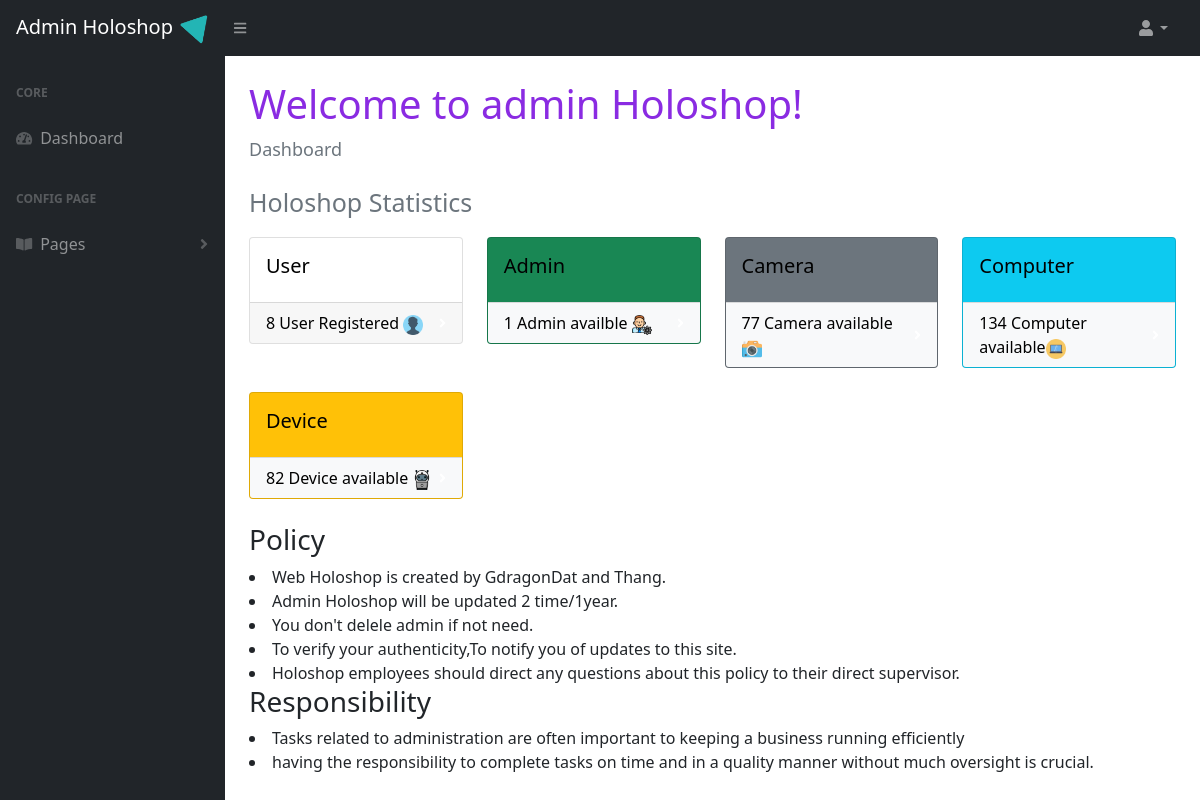
The app's page /admin/index.php with its own data.
### tables this page shows
CREATE TABLE `btl_user` (
  `id` int(11) NOT NULL,
  `role` enum('user','admin') NOT NULL,
  `username` varchar(100) NOT NULL,
  `password` varchar(150) NOT NULL,
  `name` varchar(200) NOT NULL
);

CREATE TABLE `product1` (
  `id` int(11) NOT NULL,
  `name` varchar(255) NOT NULL,
  `date` int(11) NOT NULL,
  `maxreso` int(11) NOT NULL,
  `lowreso` int(11) NOT NULL,
  `pixel` int(11) NOT NULL,
  `zwide` int(11) NOT NULL,
  `ztele` int(11) NOT NULL,
  `macro` int(11) NOT NULL,
  `w` int(11) NOT NULL,
  `pr` int(11) NOT NULL,
  `type` int(11) NOT NULL,
  `img` varchar(255) NOT NULL
);

CREATE TABLE `product2` (
  `id` int(11) NOT NULL,
  `brand` varchar(255) NOT NULL,
  `name` varchar(255) NOT NULL,
  `category` varchar(255) NOT NULL,
  `ss` varchar(255) NOT NULL,
  `s` varchar(255) NOT NULL,
  `cpu` varchar(255) NOT NULL,
  `ram` varchar(255) NOT NULL,
  `storage` varchar(255) NOT NULL,
  `gpu` varchar(255) NOT NULL,
  `w` varchar(255) NOT NULL,
  `price` int(255) NOT NULL,
  `img` varchar(255) NOT NULL
);

### admin/include/home.php (the view, shortened to what this page needs)
<div id="layoutSidenav_content">
                <main>
                    <div class="container-fluid px-4">
                        <h1 class="mt-4" style="color: blueviolet;">Welcome to admin Holoshop!</h1>
                        <ol class="breadcrumb mb-4">
                            <li class="breadcrumb-item active" style="font-size: 18px;">Dashboard</li>
                        </ol>
						<h3 class="breadcrumb-item active" style="font-size: 25px;margin-bottom: 20px;">Holoshop Statistics</h3>
						<div class="row">
                            <div class="col-xl-3 col-md-6">
                                <div class="card text-white mb-4">
                                    <div class="card-body" style="color:black"><h5>User </h5></div>
                                    <div class="card-footer d-flex align-items-center justify-content-between">
										<?php
										 $con = mysqli_connect("localhost","root","","btl");
										$query = "SELECT id FROM btl_user where role='user'";
										$query_run = mysqli_query($con,$query);
										foreach($query_run as $row){
										}
										?>
                                        <a class="stretched-link" href="user.php" style="text-decoration: none;color: black;">
										<?php echo $row['id']?> User Registered <img src="../images/user.png" width="20" height="20"></a>
                                        <div class="small text-white"><i class="fas fa-angle-right"></i></div>
                                    </div>
                                </div>
                            </div>
                            <div class="col-xl-3 col-md-6">
                                <div class="card bg-success text-white mb-4">
								<div class="card-body" style="color:black"><h5>Admin</h5></div>
                                    <div class="bg-light card-footer d-flex align-items-center justify-content-between">
									<?php
										 $con = mysqli_connect("localhost","root","","btl");
										$query = "SELECT id FROM btl_user where role='admin'";
										$query_run = mysqli_query($con,$query);
										foreach($query_run as $row){
										}
										?>
                                        <a class="stretched-link" href="admin.php" style="text-decoration: none;color: black;">
										<?php echo $row['id']?> Admin availble <img src="../images/admin.png" width="20" height="20"></a>
                                        <div class="small text-white"><i class="fas fa-angle-right"></i></div>
                                    </div>
                                </div>
                            </div>
                            <div class="col-xl-3 col-md-6">
                                <div class="card bg-secondary text-white mb-4">
								<div class="card-body" style="color:black"><h5>Camera</h5></div>
                                    <div class="bg-light card-footer d-flex align-items-center justify-content-between">
									<?php
										 $con = mysqli_connect("localhost","root","","btl");
										$query = "SELECT id FROM product1";
										$query_run = mysqli_query($con,$query);
										foreach($query_run as $row){
										}
										?>
									<a class=" stretched-link" href="camera.php" style="text-decoration: none;color: black;">
									<?php echo $row['id']?> Camera available <img src="../images/camera.png" width="20" height="20"></a>
                                        <div class="small text-white"><i class="fas fa-angle-right"></i></div>
                                    </div>
                                </div>
                            </div>
							<div class="col-xl-3 col-md-6">
                                <div class="card bg-info text-white mb-4">
								<div class="card-body" style="color:black"><h5>Computer</h5></div>
                                    <div class="bg-light card-footer d-flex align-items-center justify-content-between">
									<?php
										 $con = mysqli_connect("localhost","root","","btl");
										$query = "SELECT id FROM product2";
										$query_run = mysqli_query($con,$query);
										foreach($query_run as $row){
										}
										?>
									<a class="stretched-link" href="computer.php" style="text-decoration: none;color: black;">
									<?php echo $row['id']?> Computer available<img src="../images/laptop-screen.png" width="20" height="20"></a>
                                        <div class="small text-white"><i class="fas fa-angle-right"></i></div>
                                    </div>
                                </div>
                            </div>
							<div class="col-xl-3 col-md-6">
                                <div class="card bg-warning text-white mb-4">
								<div class="card-body" style="color:black"><h5>Device</h5></div>
                                    <div class="bg-light card-footer d-flex align-items-center justify-content-between">
									<?php
										 $con = mysqli_connect("localhost","root","","btl");
										$query = "SELECT id FROM product3";
										$query_run = mysqli_query($con,$query);
										foreach($query_run as $row){
										}
										?>
									<a class="stretched-link" href="device.php" style="text-decoration: none;color: black;">
									<?php echo $row['id']?> Device available <img src="../images/bot.png" width="20" height="20"></a>
                                        <div class="small text-white"><i class="fas fa-angle-right"></i></div>
                                    </div>
                                </div>
                            </div>
							<h3>Policy</h3>
							<li>Web Holoshop is created by GdragonDat and Thang.</li>
							<li>Admin Holoshop will be updated 2 time/1year.</li>
							<li>You don't delele admin if not need.</li>
							<li>To verify your authenticity,To notify you of updates to this site.</li>
							<li>Holoshop employees should direct any questions about this policy to their direct supervisor. </li>
							<h3>Responsibility</h3>
							<li>Tasks related to administration are often important to keeping a business running efficiently</li>
                            <li>having the responsibility to complete tasks on time and in a quality manner without much oversight is crucial.</li>
						</div>
                    </div>
                </main>
            </div>
    </body>
</html>

### records on screen
btl_user: id "8"
btl_user: id "1"
product1: id "77"
product2: id "134"
product2: id "82"
